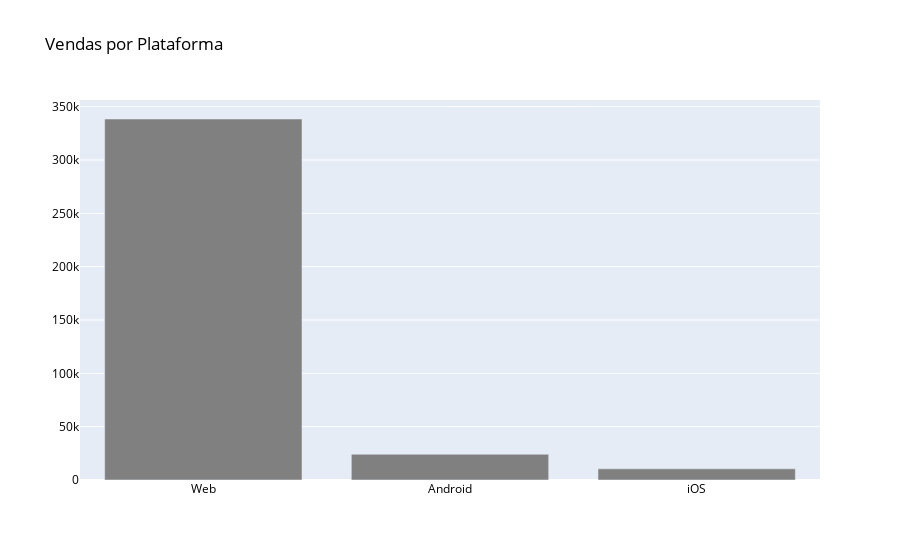

The code cell stored with this chart in its notebook:
### Code cell
fig = go.Figure(data=go.Bar(x=df_platform['Plataforma'], y=df_platform['Vendas'], marker={'color': 'gray'}))
fig.update_layout(font=dict(color='black'), title_text='Vendas por Plataforma', barmode='group')
fig.show()

### Figure 1 — Plotly figure (JSON) as saved in the notebook; plotly's stock layout.template omitted (floating-point values rounded to 4 significant figures)
{"data": [{"marker": {"color": "gray"}, "type": "bar", "x": ["Web", "Android", "iOS"], "y": [338449, 24102, 10469]}], "layout": {"barmode": "group", "font": {"color": "black"}, "title": {"text": "Vendas por Plataforma"}}}
